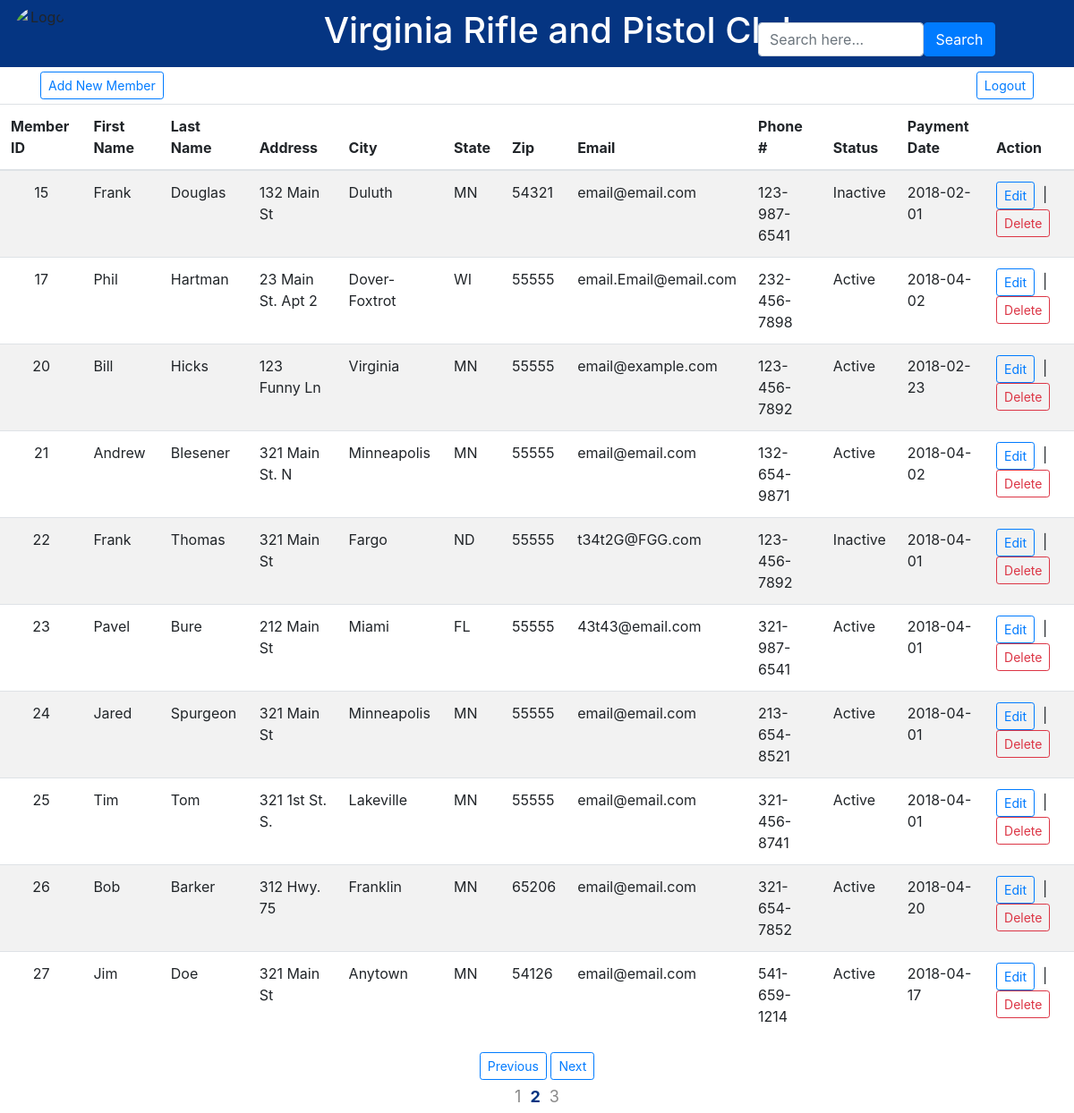
Screenshot of /adminhome.php?page=2 (signed in) with the database file from the repository.
### tables this page shows
CREATE TABLE `members` (
  `id` int(20) NOT NULL,
  `fname` varchar(15) NOT NULL,
  `lname` varchar(15) NOT NULL,
  `address` text NOT NULL,
  `city` varchar(15) NOT NULL,
  `state` varchar(2) NOT NULL,
  `zip` char(5) NOT NULL,
  `email` varchar(50) NOT NULL,
  `phone` text NOT NULL,
  `status` varchar(8) NOT NULL,
  `payment` date NOT NULL,
  `nra` varchar(256) NOT NULL
);

### adminhome.php (the view, shortened to what this page needs)
<?php
include('connect.php');
?>
<!doctype html>
<html>
<head>
  <link rel="stylesheet" href="https://maxcdn.bootstrapcdn.com/bootstrap/4.0.0/css/bootstrap.min.css">
  <link rel="stylesheet" type="text/css" href="stylesheet.css">
</head>
<body>
	<div class="container-fluid" id="headerdiv">
		<div align="center" id="logodiv">
			<img id="icon" src="images/logoblk.png"/ alt="Logo">
			<h1 id="header">Virginia Rifle and Pistol Club</h1>
	    </div>
	</div>
  <form method="post" action="search.php" id="search" class="form-inline">
		&nbsp;&nbsp;&nbsp;&nbsp;<input class="form-control col-sm-6 " type="text" name="srch_query" placeholder="Search here..." required>
		<input class="btn btn-primary" type="submit" name="search" value="Search">
	</form>
<div class="container" id="topbuttondiv">
	<button class="btn btn-outline-primary btn-sm" onclick="window.location.href='add.php'">Add New Member</button>
	<button class="btn btn-outline-primary btn-sm float-right" onclick="window.location.href='logout.php'">Logout</button>
</div>
<div class="table-responsive" id="displaytable">
	<table class="table table-hover table-striped">
		<thead>
			<tr>
				<th>Member ID</th>
				<th>First Name</th>
				<th>Last Name</th>
				<th>Address</th>
				<th>City</th>
				<th>State</th>
				<th>Zip</th>
				<th>Email</th>
				<th>Phone #</th>
				<th>Status</th>
				<th>Payment Date</th>
				<th>Action</th>
			</tr>
		</thead>
		<tbody>
			<?php
				$start = 0;
				$limit = 10;
				if(isset($_GET['page']))
				{
					$current_page = $_GET['page'];
					$start = ($current_page-1) *$limit;
				}
				$getData = $db->prepare('SELECT id, fname, lname, address, city, state, zip, email, phone, status, payment FROM members LIMIT :start, :limit');
				$getData->bindParam(':start', $start, PDO::PARAM_INT);
				$getData->bindParam(':limit', $limit, PDO::PARAM_INT);
				$getData->execute();
				while($dispData = $getData->fetch(PDO::FETCH_ASSOC)){
					?>
					<tr class="record">
						<td align="center"><?php echo $dispData['id']; ?></td>
						<td><?php echo $dispData['fname']; ?></td>
						<td><?php echo $dispData['lname']; ?></td>
						<td><?php echo $dispData['address']; ?></td>
						<td><?php echo $dispData['city']; ?></td>
						<td><?php echo $dispData['state']; ?></td>
						<td><?php echo $dispData['zip']; ?></td>
						<td><?php echo $dispData['email']; ?></td>
						<td><?php echo $dispData['phone']; ?></td>
						<td><?php echo $dispData['status']; ?></td>
						<td><?php echo $dispData['payment'];?></td>
						<td><a class="btn btn-outline-primary btn-sm" href="editform.php?id=<?php echo $dispData['id']; ?>">Edit</a>&nbsp; | &nbsp;<a class="btn btn-outline-danger btn-sm" href="delete.php?id=<?php echo $dispData['id']; ?>" onclick="return confirm('Are you sure you want to delete this member?')">Delete</a></td>
					</tr>
			<?php	}
			?>
		</tbody>
	</table>
</div>
<div align="center">
	<?php
	$data=$db->prepare('SELECT * FROM members');
	$data->execute();
	$totalRecd = $data->rowCount();
	$num_of_pages = ceil($totalRecd/$limit);
	if($current_page > 1)
	{
		?>
		<button class="btn btn-outline-primary btn-sm" onclick="window.location.href='?page=<?php echo ($current_page - 1); ?>'">Previous</button>
	<?php
	}
	if($current_page < $num_of_pages)
	{ ?>
	<button class="btn btn-outline-primary btn-sm" onclick="window.location.href='?page=<?php echo ($current_page + 1); ?>'">Next</button>
	<?php
	}
	echo "<ul class='page'>";
	for($i=1; $i <= $num_of_pages; $i++)
	{
		if($i ==$current_page)
		{
			echo "<li class='current'>" .$i."</li>";
		}
		else
		{
			echo "<li><a href='?page=".$i."'>".$i."</a></li>";
		}
	}
	echo "</ul>";
	?>
</div>
</body>
</html>

### stylesheet.css (style rules this page uses)
#headerdiv { background-color: #053582; height: 75px; }
#header { color: white; padding-top: 10px; }
#icon { border-radius: 50%; margin-top: 7px; height: 60px; width: 60px; float: left; }
#logodiv { width: 100%; }
#search { margin-top: -50px; float: right; }
#topbuttondiv { margin-top: 5px; }
#displaytable { margin-top: 5px; }
.page { margin: 0; padding: 0; font-size: 18px; }
.page li { list-style: none; display:inline-block; }
.page li a, .current { display: block; padding: 5px; text-decoration: none; color: #8A8A8A; }
.current { font-weight:bold; color: #053582; }

### rows the page displays
members: id "15", fname "Frank", lname "Douglas", address "132 Main St", city "Duluth", state "MN", zip "54321", email "email@email.com", phone "123-987-6541", status "Inactive", payment "2018-02-01"
members: id "17", fname "Phil", lname "Hartman", address "23 Main St. Apt 2", city "Dover-Foxtrot", state "WI", zip "55555", email "email.Email@email.com", phone "232-456-7898", status "Active", payment "2018-04-02"
members: id "20", fname "Bill", lname "Hicks", address "123 Funny Ln", city "Virginia", state "MN", zip "55555", email "email@example.com", phone "123-456-7892", status "Active", payment "2018-02-23"
members: id "21", fname "Andrew", lname "Blesener", address "321 Main St. N", city "Minneapolis", state "MN", zip "55555", email "email@email.com", phone "132-654-9871", status "Active", payment "2018-04-02"
members: id "22", fname "Frank", lname "Thomas", address "321 Main St", city "Fargo", state "ND", zip "55555", email "t34t2G@FGG.com", phone "123-456-7892", status "Inactive", payment "2018-04-01"
members: id "23", fname "Pavel", lname "Bure", address "212 Main St", city "Miami", state "FL", zip "55555", email "43t43@email.com", phone "321-987-6541", status "Active", payment "2018-04-01"
members: id "24", fname "Jared", lname "Spurgeon", address "321 Main St", city "Minneapolis", state "MN", zip "55555", email "email@email.com", phone "213-654-8521", status "Active", payment "2018-04-01"
members: id "25", fname "Tim", lname "Tom", address "321 1st St. S.", city "Lakeville", state "MN", zip "55555", email "email@email.com", phone "321-456-8741", status "Active", payment "2018-04-01"
members: id "26", fname "Bob", lname "Barker", address "312 Hwy. 75", city "Franklin", state "MN", zip "65206", email "email@email.com", phone "321-654-7852", status "Active", payment "2018-04-20"
members: id "27", fname "Jim", lname "Doe", address "321 Main St", city "Anytown", state "MN", zip "54126", email "email@email.com", phone "541-659-1214", status "Active", payment "2018-04-17"
